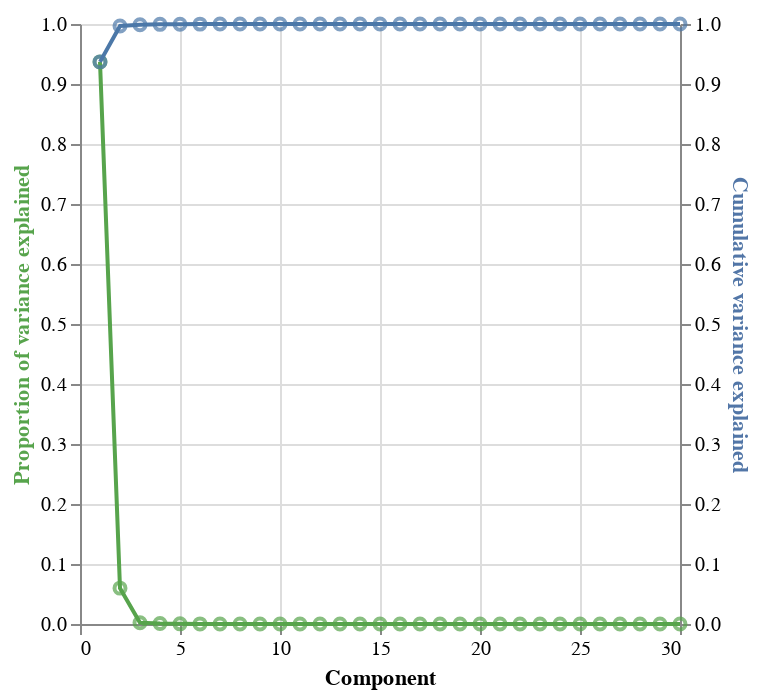

Source (notebook cell):
### Code cell
base = alt.Chart(pca_var_explained).encode(x = 'Component')
prop_var_base = base.encode(
    y = alt.Y('Proportion of variance explained',
             axis = alt.Axis(titleColor = '#57A44C'))
)
cum_var_base = base.encode(
    y = alt.Y('Cumulative variance explained',
             axis = alt.Axis(titleColor = '#5276A7'))
)
prop_var = prop_var_base.mark_line(stroke = '#57A44C') + prop_var_base.mark_point(color = '#57A44C')
cum_var = cum_var_base.mark_line() + cum_var_base.mark_point()
var_explained_plot = alt.layer(prop_var, cum_var).resolve_scale(
    y = 'independent')
var_explained_plot

### Figure 1 — Vega-Lite specification as saved in the notebook (floating-point values rounded to 4 significant figures)
{"config": {"view": {"continuousWidth": 300, "continuousHeight": 300}}, "layer": [{"layer": [{"mark": {"type": "line", "stroke": "#57A44C"}, "encoding": {"x": {"field": "Component", "type": "quantitative"}, "y": {"axis": {"titleColor": "#57A44C"}, "field": "Proportion of variance explained", "type": "quantitative"}}}, {"mark": {"type": "point", "color": "#57A44C"}, "encoding": {"x": {"field": "Component", "type": "quantitative"}, "y": {"axis": {"titleColor": "#57A44C"}, "field": "Proportion of variance explained", "type": "quantitative"}}}]}, {"layer": [{"mark": {"type": "line"}, "encoding": {"x": {"field": "Component", "type": "quantitative"}, "y": {"axis": {"titleColor": "#5276A7"}, "field": "Cumulative variance explained", "type": "quantitative"}}}, {"mark": {"type": "point"}, "encoding": {"x": {"field": "Component", "type": "quantitative"}, "y": {"axis": {"titleColor": "#5276A7"}, "field": "Cumulative variance explained", "type": "quantitative"}}}]}], "data": {"name": "data-1d6d611b9bb16bd45bcd007b6aef6d56"}, "resolve": {"scale": {"y": "independent"}}, "$schema": "https://vega.github.io/schema/vega-lite/v5.14.1.json", "datasets": {"data-1d6d611b9bb16bd45bcd007b6aef6d56": [{"Component": 1, "Proportion of variance explained": 0.9369, "Cumulative variance explained": 0.9369}, {"Component": 2, "Proportion of variance explained": 0.05975, "Cumulative variance explained": 0.9966}, {"Component": 3, "Proportion of variance explained": 0.002059, "Cumulative variance explained": 0.9987}, {"Component": 4, "Proportion of variance explained": 0.0007356, "Cumulative variance explained": 0.9994}, {"Component": 5, "Proportion of variance explained": 0.0002481, "Cumulative variance explained": 0.9997}, {"Component": 6, "Proportion of variance explained": 0.0001475, "Cumulative variance explained": 0.9998}, {"Component": 7, "Proportion of variance explained": 8.765e-05, "Cumulative variance explained": 0.9999}, {"Component": 8, "Proportion of variance explained": 4.451e-05, "Cumulative variance explained": 0.9999}, {"Component": 9, "Proportion of variance explained": 2.054e-05, "Cumulative variance explained": 1.0}, {"Component": 10, "Proportion of variance explained": 8.811e-06, "Cumulative variance explained": 1.0}, {"Component": 11, "Proportion of variance explained": 6.906e-06, "Cumulative variance explained": 1.0}, {"Component": 12, "Proportion of variance explained": 5.435e-06, "Cumulative variance explained": 1.0}, {"Component": 13, "Proportion of variance explained": 3.157e-06, "Cumulative variance explained": 1.0}, {"Component": 14, "Proportion of variance explained": 2.822e-06, "Cumulative variance explained": 1.0}, {"Component": 15, "Proportion of variance explained": 2.319e-06, "Cumulative variance explained": 1.0}, {"Component": 16, "Proportion of variance explained": 1.724e-06, "Cumulative variance explained": 1.0}, {"Component": 17, "Proportion of variance explained": 1.441e-06, "Cumulative variance explained": 1.0}, {"Component": 18, "Proportion of variance explained": 1.135e-06, "Cumulative variance explained": 1.0}, {"Component": 19, "Proportion of variance explained": 9.148e-07, "Cumulative variance explained": 1.0}, {"Component": 20, "Proportion of variance explained": 7.826e-07, "Cumulative variance explained": 1.0}, {"Component": 21, "Proportion of variance explained": 6.046e-07, "Cumulative variance explained": 1.0}, {"Component": 22, "Proportion of variance explained": 4.532e-07, "Cumulative variance explained": 1.0}, {"Component": 23, "Proportion of variance explained": 4.132e-07, "Cumulative variance explained": 1.0}, {"Component": 24, "Proportion of variance explained": 3.755e-07, "Cumulative variance explained": 1.0}, {"Component": 25, "Proportion of variance explained": 3.03e-07, "Cumulative variance explained": 1.0}, {"Component": 26, "Proportion of variance explained": 2.315e-07, "Cumulative variance explained": 1.0}, {"Component": 27, "Proportion of variance explained": 2.225e-07, "Cumulative variance explained": 1.0}, {"Component": 28, "Proportion of variance explained": 1.82e-07, "Cumulative variance explained": 1.0}, {"Component": 29, "Proportion of variance explained": 1.503e-07, "Cumulative variance explained": 1.0}, {"Component": 30, "Proportion of variance explained": 1.153e-07, "Cumulative variance explained": 1.0}]}}
